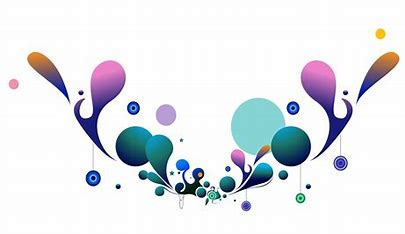
#> input picture color.jfif, 405 x 234 px, found by its file name
$ jupyter execute Image1_1.ipynb
#> lines starting #> are read from the running program, lines starting #| are printed output that depends on the picture
[cell 1]
import skimage.io as io
import matplotlib.pyplot as plt

[cell 2]
f = io.imread("C:/Users/hp/OneDrive/Pictures/Saved Pictures/color.jfif")
#> f is the input picture: shape (234, 405, 3); mean R, G, B 227.4, 230.5, 235.2
plt.imshow(f)

[cell 3]
plt.imshow(f)
plt.title('festival')
plt.show()

[cell 4]
print(f.shape)
#| (234, 405, 3)

[cell 5]
import skimage.color as color
g = color.rgb2gray(f)
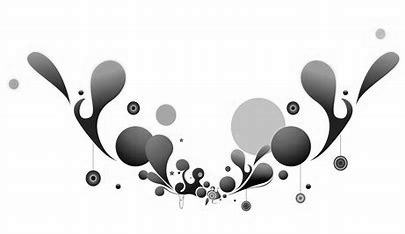
#> g: shape (234, 405) float64; min 0, max 1, mean 0.903
plt.imshow(g, cmap="gray")
plt.title('festival')
plt.show()

[cell 6]
print(f"Min : {g.min()}")
#| Min : 0.0
print(f"Max : {g.max()}")
#| Max : 1.0
